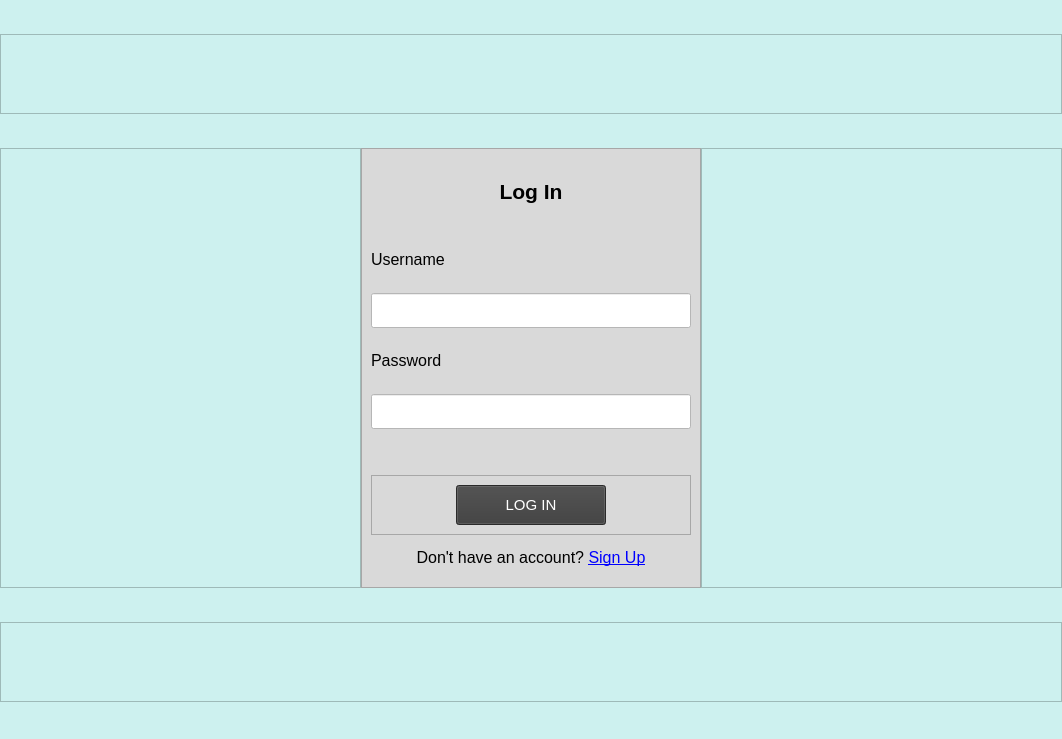
<?xml version="1.0" encoding="UTF-8"?>
<ui version="4.0">
 <class>MainWindow</class>
 <widget class="QMainWindow" name="MainWindow">
  <property name="geometry">
   <rect>
    <x>0</x>
    <y>0</y>
    <width>1062</width>
    <height>739</height>
   </rect>
  </property>
  <property name="minimumSize">
   <size>
    <width>1020</width>
    <height>600</height>
   </size>
  </property>
  <property name="windowTitle">
   <string>CPMMS</string>
  </property>
  <property name="windowIcon">
   <iconset resource="../resources.qrc">
    <normaloff>:/icons/activity.svg</normaloff>:/icons/activity.svg</iconset>
  </property>
  <property name="styleSheet">
   <string notr="true"/>
  </property>
  <widget class="QWidget" name="centralwidget">
   <layout class="QGridLayout" name="gridLayout">
    <property name="leftMargin">
     <number>0</number>
    </property>
    <property name="topMargin">
     <number>0</number>
    </property>
    <property name="rightMargin">
     <number>0</number>
    </property>
    <property name="bottomMargin">
     <number>0</number>
    </property>
    <property name="spacing">
     <number>0</number>
    </property>
    <item row="0" column="2">
     <widget class="QStackedWidget" name="stackedWidget">
      <property name="styleSheet">
       <string notr="true">background-color: rgba(205,241,239,255)</string>
      </property>
      <property name="currentIndex">
       <number>0</number>
      </property>
      <widget class="QWidget" name="login">
       <layout class="QGridLayout" name="gridLayout_4">
        <property name="leftMargin">
         <number>0</number>
        </property>
        <property name="topMargin">
         <number>0</number>
        </property>
        <property name="rightMargin">
         <number>0</number>
        </property>
        <property name="bottomMargin">
         <number>0</number>
        </property>
        <property name="spacing">
         <number>0</number>
        </property>
        <item row="1" column="1">
         <widget class="QFrame" name="frame_4">
          <property name="maximumSize">
           <size>
            <width>340</width>
            <height>440</height>
           </size>
          </property>
          <property name="sizeIncrement">
           <size>
            <width>0</width>
            <height>0</height>
           </size>
          </property>
          <property name="styleSheet">
           <string notr="true">background-color: rgba(217,217,217,255)</string>
          </property>
          <property name="frameShape">
           <enum>QFrame::StyledPanel</enum>
          </property>
          <property name="frameShadow">
           <enum>QFrame::Raised</enum>
          </property>
          <layout class="QGridLayout" name="gridLayout_2">
           <property name="topMargin">
            <number>0</number>
           </property>
           <property name="bottomMargin">
            <number>0</number>
           </property>
           <property name="verticalSpacing">
            <number>0</number>
           </property>
           <item row="7" column="0">
            <widget class="QLabel" name="lbl_goSignUp">
             <property name="maximumSize">
              <size>
               <width>16777215</width>
               <height>30</height>
              </size>
             </property>
             <property name="text">
              <string>&lt;html&gt;&lt;head/&gt;&lt;body&gt;&lt;p&gt;&lt;span style=&quot; font-size:12pt;&quot;&gt;Don't have an account? &lt;a href=&quot;#&quot;&gt;Sign Up&lt;/a&gt;&lt;/span&gt;&lt;/p&gt;&lt;/body&gt;&lt;/html&gt;</string>
             </property>
             <property name="alignment">
              <set>Qt::AlignCenter</set>
             </property>
            </widget>
           </item>
           <item row="1" column="0">
            <widget class="QLabel" name="label_2">
             <property name="maximumSize">
              <size>
               <width>16777215</width>
               <height>50</height>
              </size>
             </property>
             <property name="text">
              <string>&lt;html&gt;&lt;head/&gt;&lt;body&gt;&lt;p&gt;&lt;span style=&quot; font-size:12pt;&quot;&gt;Username&lt;/span&gt;&lt;/p&gt;&lt;/body&gt;&lt;/html&gt;</string>
             </property>
            </widget>
           </item>
           <item row="3" column="0">
            <widget class="QLabel" name="label_3">
             <property name="maximumSize">
              <size>
               <width>16777215</width>
               <height>50</height>
              </size>
             </property>
             <property name="text">
              <string>&lt;html&gt;&lt;head/&gt;&lt;body&gt;&lt;p&gt;&lt;span style=&quot; font-size:12pt;&quot;&gt;Password&lt;/span&gt;&lt;/p&gt;&lt;/body&gt;&lt;/html&gt;</string>
             </property>
            </widget>
           </item>
           <item row="6" column="0">
            <widget class="QFrame" name="frame_6">
             <property name="maximumSize">
              <size>
               <width>16777215</width>
               <height>60</height>
              </size>
             </property>
             <property name="frameShape">
              <enum>QFrame::StyledPanel</enum>
             </property>
             <property name="frameShadow">
              <enum>QFrame::Raised</enum>
             </property>
             <layout class="QGridLayout" name="gridLayout_3">
              <item row="0" column="0">
               <widget class="QPushButton" name="btn_login">
                <property name="maximumSize">
                 <size>
                  <width>150</width>
                  <height>50</height>
                 </size>
                </property>
                <property name="font">
                 <font>
                  <pointsize>11</pointsize>
                 </font>
                </property>
                <property name="cursor">
                 <cursorShape>PointingHandCursor</cursorShape>
                </property>
                <property name="styleSheet">
                 <string notr="true">background-color: rgb(59, 59, 59);
color: rgb(255, 255, 255)</string>
                </property>
                <property name="text">
                 <string>LOG IN</string>
                </property>
               </widget>
              </item>
             </layout>
            </widget>
           </item>
           <item row="4" column="0">
            <widget class="QLineEdit" name="input_password">
             <property name="minimumSize">
              <size>
               <width>0</width>
               <height>0</height>
              </size>
             </property>
             <property name="maximumSize">
              <size>
               <width>16777215</width>
               <height>35</height>
              </size>
             </property>
             <property name="styleSheet">
              <string notr="true">background-color: rgb(255, 255, 255)</string>
             </property>
             <property name="echoMode">
              <enum>QLineEdit::Password</enum>
             </property>
            </widget>
           </item>
           <item row="2" column="0">
            <widget class="QLineEdit" name="input_username">
             <property name="minimumSize">
              <size>
               <width>0</width>
               <height>0</height>
              </size>
             </property>
             <property name="maximumSize">
              <size>
               <width>16777215</width>
               <height>35</height>
              </size>
             </property>
             <property name="styleSheet">
              <string notr="true">background-color: rgb(255, 255, 255)</string>
             </property>
             <property name="text">
              <string/>
             </property>
            </widget>
           </item>
           <item row="0" column="0">
            <widget class="QLabel" name="label">
             <property name="maximumSize">
              <size>
               <width>16777215</width>
               <height>70</height>
              </size>
             </property>
             <property name="text">
              <string>&lt;html&gt;&lt;head/&gt;&lt;body&gt;&lt;p&gt;&lt;span style=&quot; font-size:16pt; font-weight:600;&quot;&gt;Log In&lt;/span&gt;&lt;/p&gt;&lt;/body&gt;&lt;/html&gt;</string>
             </property>
             <property name="alignment">
              <set>Qt::AlignCenter</set>
             </property>
            </widget>
           </item>
           <item row="5" column="0">
            <widget class="QLabel" name="lbl_err_msg">
             <property name="maximumSize">
              <size>
               <width>16777215</width>
               <height>30</height>
              </size>
             </property>
             <property name="styleSheet">
              <string notr="true">color: rgb(255, 0, 0)</string>
             </property>
             <property name="text">
              <string>&lt;html&gt;&lt;head/&gt;&lt;body&gt;&lt;p&gt;&lt;br/&gt;&lt;/p&gt;&lt;/body&gt;&lt;/html&gt;</string>
             </property>
            </widget>
           </item>
          </layout>
         </widget>
        </item>
        <item row="1" column="0">
         <widget class="QFrame" name="frame">
          <property name="maximumSize">
           <size>
            <width>16777215</width>
            <height>16777215</height>
           </size>
          </property>
          <property name="styleSheet">
           <string notr="true">background-color: rgba(205,241,239,255)</string>
          </property>
          <property name="frameShape">
           <enum>QFrame::StyledPanel</enum>
          </property>
          <property name="frameShadow">
           <enum>QFrame::Raised</enum>
          </property>
         </widget>
        </item>
        <item row="0" column="0" colspan="3">
         <widget class="QFrame" name="frame_2">
          <property name="minimumSize">
           <size>
            <width>0</width>
            <height>0</height>
           </size>
          </property>
          <property name="maximumSize">
           <size>
            <width>16777215</width>
            <height>80</height>
           </size>
          </property>
          <property name="styleSheet">
           <string notr="true">background-color: rgba(205,241,239,255)</string>
          </property>
          <property name="frameShape">
           <enum>QFrame::StyledPanel</enum>
          </property>
          <property name="frameShadow">
           <enum>QFrame::Raised</enum>
          </property>
         </widget>
        </item>
        <item row="1" column="2">
         <widget class="QFrame" name="frame_3">
          <property name="maximumSize">
           <size>
            <width>16777215</width>
            <height>16777215</height>
           </size>
          </property>
          <property name="styleSheet">
           <string notr="true">background-color: rgba(205,241,239,255)</string>
          </property>
          <property name="frameShape">
           <enum>QFrame::StyledPanel</enum>
          </property>
          <property name="frameShadow">
           <enum>QFrame::Raised</enum>
          </property>
         </widget>
        </item>
        <item row="2" column="0" colspan="3">
         <widget class="QFrame" name="frame_5">
          <property name="maximumSize">
           <size>
            <width>16777215</width>
            <height>80</height>
           </size>
          </property>
          <property name="styleSheet">
           <string notr="true">background-color: rgba(205,241,239,255)</string>
          </property>
          <property name="frameShape">
           <enum>QFrame::StyledPanel</enum>
          </property>
          <property name="frameShadow">
           <enum>QFrame::Raised</enum>
          </property>
          <layout class="QVBoxLayout" name="verticalLayout_2"/>
         </widget>
        </item>
       </layout>
      </widget>
      <widget class="QWidget" name="signup">
       <layout class="QGridLayout" name="gridLayout_6">
        <property name="leftMargin">
         <number>0</number>
        </property>
        <property name="topMargin">
         <number>0</number>
        </property>
        <property name="rightMargin">
         <number>0</number>
        </property>
        <property name="bottomMargin">
         <number>0</number>
        </property>
        <property name="spacing">
         <number>0</number>
        </property>
        <item row="1" column="1">
         <widget class="QFrame" name="frame_10">
          <property name="maximumSize">
           <size>
            <width>340</width>
            <height>440</height>
           </size>
          </property>
          <property name="styleSheet">
           <string notr="true">background-color: rgba(217,217,217,255)</string>
          </property>
          <property name="frameShape">
           <enum>QFrame::StyledPanel</enum>
          </property>
          <property name="frameShadow">
           <enum>QFrame::Raised</enum>
          </property>
          <layout class="QVBoxLayout" name="verticalLayout">
           <property name="spacing">
            <number>0</number>
           </property>
           <property name="topMargin">
            <number>0</number>
           </property>
           <property name="bottomMargin">
            <number>0</number>
           </property>
           <item>
            <widget class="QLabel" name="label_4">
             <property name="maximumSize">
              <size>
               <width>16777215</width>
               <height>40</height>
              </size>
             </property>
             <property name="text">
              <string>&lt;html&gt;&lt;head/&gt;&lt;body&gt;&lt;p&gt;&lt;span style=&quot; font-size:16pt; font-weight:600;&quot;&gt;Sign Up&lt;/span&gt;&lt;/p&gt;&lt;/body&gt;&lt;/html&gt;</string>
             </property>
             <property name="alignment">
              <set>Qt::AlignCenter</set>
             </property>
            </widget>
           </item>
           <item>
            <widget class="QLabel" name="label_5">
             <property name="maximumSize">
              <size>
               <width>16777215</width>
               <height>30</height>
              </size>
             </property>
             <property name="text">
              <string>&lt;html&gt;&lt;head/&gt;&lt;body&gt;&lt;p&gt;&lt;span style=&quot; font-size:12pt;&quot;&gt;Email&lt;/span&gt;&lt;/p&gt;&lt;/body&gt;&lt;/html&gt;</string>
             </property>
            </widget>
           </item>
           <item>
            <widget class="QLineEdit" name="input_username_2">
             <property name="maximumSize">
              <size>
               <width>16777215</width>
               <height>35</height>
              </size>
             </property>
             <property name="styleSheet">
              <string notr="true">background-color: rgb(255, 255, 255)</string>
             </property>
            </widget>
           </item>
           <item>
            <widget class="QLabel" name="lbl_err_msg_email_exist">
             <property name="maximumSize">
              <size>
               <width>16777215</width>
               <height>0</height>
              </size>
             </property>
             <property name="styleSheet">
              <string notr="true">color: rgb(255, 0, 0)</string>
             </property>
             <property name="text">
              <string/>
             </property>
            </widget>
           </item>
           <item>
            <widget class="QLabel" name="label_6">
             <property name="maximumSize">
              <size>
               <width>16777215</width>
               <height>30</height>
              </size>
             </property>
             <property name="text">
              <string>&lt;html&gt;&lt;head/&gt;&lt;body&gt;&lt;p&gt;&lt;span style=&quot; font-size:12pt;&quot;&gt;Password&lt;/span&gt;&lt;/p&gt;&lt;/body&gt;&lt;/html&gt;</string>
             </property>
            </widget>
           </item>
           <item>
            <widget class="QLineEdit" name="input_password_2">
             <property name="maximumSize">
              <size>
               <width>16777215</width>
               <height>35</height>
              </size>
             </property>
             <property name="styleSheet">
              <string notr="true">background-color: rgb(255, 255, 255)</string>
             </property>
             <property name="echoMode">
              <enum>QLineEdit::Password</enum>
             </property>
            </widget>
           </item>
           <item>
            <widget class="QLabel" name="label_7">
             <property name="maximumSize">
              <size>
               <width>16777215</width>
               <height>30</height>
              </size>
             </property>
             <property name="text">
              <string>&lt;html&gt;&lt;head/&gt;&lt;body&gt;&lt;p&gt;&lt;span style=&quot; font-size:12pt;&quot;&gt;Full Name&lt;/span&gt;&lt;/p&gt;&lt;/body&gt;&lt;/html&gt;</string>
             </property>
            </widget>
           </item>
           <item>
            <widget class="QLineEdit" name="input_fullName">
             <property name="maximumSize">
              <size>
               <width>16777215</width>
               <height>35</height>
              </size>
             </property>
             <property name="styleSheet">
              <string notr="true">background-color: rgb(255, 255, 255)</string>
             </property>
            </widget>
           </item>
           <item>
            <widget class="QLabel" name="label_8">
             <property name="maximumSize">
              <size>
               <width>16777215</width>
               <height>30</height>
              </size>
             </property>
             <property name="text">
              <string>&lt;html&gt;&lt;head/&gt;&lt;body&gt;&lt;p&gt;&lt;span style=&quot; font-size:12pt;&quot;&gt;Job Position&lt;/span&gt;&lt;/p&gt;&lt;/body&gt;&lt;/html&gt;</string>
             </property>
            </widget>
           </item>
           <item>
            <widget class="QLineEdit" name="input_jobPosition">
             <property name="maximumSize">
              <size>
               <width>16777215</width>
               <height>35</height>
              </size>
             </property>
             <property name="styleSheet">
              <string notr="true">background-color: rgb(255, 255, 255)</string>
             </property>
            </widget>
           </item>
           <item>
            <widget class="QLabel" name="lbl_err_msg_empty">
             <property name="maximumSize">
              <size>
               <width>16777215</width>
               <height>0</height>
              </size>
             </property>
             <property name="styleSheet">
              <string notr="true">color: rgb(255, 0, 0)</string>
             </property>
             <property name="text">
              <string/>
             </property>
            </widget>
           </item>
           <item>
            <widget class="QFrame" name="frame_11">
             <property name="maximumSize">
              <size>
               <width>16777215</width>
               <height>60</height>
              </size>
             </property>
             <property name="frameShape">
              <enum>QFrame::StyledPanel</enum>
             </property>
             <property name="frameShadow">
              <enum>QFrame::Raised</enum>
             </property>
             <layout class="QGridLayout" name="gridLayout_5">
              <item row="0" column="0">
               <widget class="QPushButton" name="btn_signup">
                <property name="maximumSize">
                 <size>
                  <width>150</width>
                  <height>50</height>
                 </size>
                </property>
                <property name="font">
                 <font>
                  <pointsize>11</pointsize>
                 </font>
                </property>
                <property name="cursor">
                 <cursorShape>PointingHandCursor</cursorShape>
                </property>
                <property name="styleSheet">
                 <string notr="true">background-color: rgb(59, 59, 59);
color: rgb(255, 255, 255)</string>
                </property>
                <property name="text">
                 <string>SIGN UP</string>
                </property>
               </widget>
              </item>
             </layout>
            </widget>
           </item>
           <item>
            <widget class="QLabel" name="lbl_goLogin">
             <property name="maximumSize">
              <size>
               <width>16777215</width>
               <height>30</height>
              </size>
             </property>
             <property name="text">
              <string>&lt;html&gt;&lt;head/&gt;&lt;body&gt;&lt;p&gt;&lt;span style=&quot; font-size:12pt;&quot;&gt;Already have an account? &lt;a href=&quot;#&quot;&gt;Log In&lt;/a&gt;&lt;/span&gt;&lt;/p&gt;&lt;/body&gt;&lt;/html&gt;</string>
             </property>
             <property name="alignment">
              <set>Qt::AlignCenter</set>
             </property>
            </widget>
           </item>
          </layout>
         </widget>
        </item>
        <item row="0" column="0" colspan="3">
         <widget class="QFrame" name="frame_7">
          <property name="minimumSize">
           <size>
            <width>0</width>
            <height>0</height>
           </size>
          </property>
          <property name="maximumSize">
           <size>
            <width>16777215</width>
            <height>80</height>
           </size>
          </property>
          <property name="styleSheet">
           <string notr="true">background-color: rgba(205,241,239,255)</string>
          </property>
          <property name="frameShape">
           <enum>QFrame::StyledPanel</enum>
          </property>
          <property name="frameShadow">
           <enum>QFrame::Raised</enum>
          </property>
         </widget>
        </item>
        <item row="1" column="2">
         <widget class="QFrame" name="frame_9">
          <property name="maximumSize">
           <size>
            <width>16777215</width>
            <height>16777215</height>
           </size>
          </property>
          <property name="styleSheet">
           <string notr="true">background-color: rgba(205,241,239,255)</string>
          </property>
          <property name="frameShape">
           <enum>QFrame::StyledPanel</enum>
          </property>
          <property name="frameShadow">
           <enum>QFrame::Raised</enum>
          </property>
         </widget>
        </item>
        <item row="1" column="0">
         <widget class="QFrame" name="frame_8">
          <property name="maximumSize">
           <size>
            <width>16777215</width>
            <height>16777215</height>
           </size>
          </property>
          <property name="styleSheet">
           <string notr="true">background-color: rgba(205,241,239,255)</string>
          </property>
          <property name="frameShape">
           <enum>QFrame::StyledPanel</enum>
          </property>
          <property name="frameShadow">
           <enum>QFrame::Raised</enum>
          </property>
         </widget>
        </item>
        <item row="2" column="0" colspan="3">
         <widget class="QFrame" name="frame_12">
          <property name="minimumSize">
           <size>
            <width>0</width>
            <height>0</height>
           </size>
          </property>
          <property name="maximumSize">
           <size>
            <width>16777215</width>
            <height>80</height>
           </size>
          </property>
          <property name="styleSheet">
           <string notr="true">background-color: rgba(205,241,239,255)</string>
          </property>
          <property name="frameShape">
           <enum>QFrame::StyledPanel</enum>
          </property>
          <property name="frameShadow">
           <enum>QFrame::Raised</enum>
          </property>
         </widget>
        </item>
       </layout>
      </widget>
     </widget>
    </item>
   </layout>
  </widget>
 </widget>
 <resources>
  <include location="../resources.qrc"/>
 </resources>
 <connections/>
</ui>
